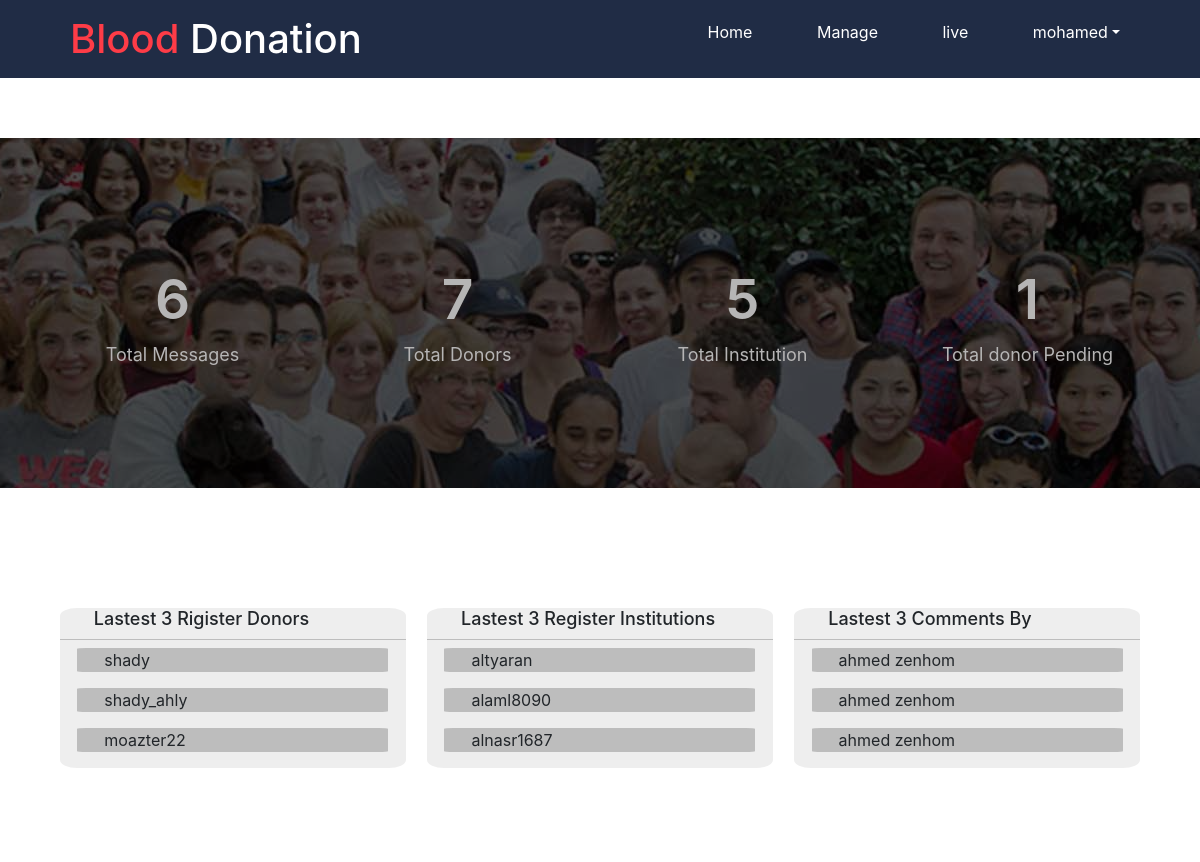
/blood/admin/home_admin.php (signed in), run on the app's committed database.
### tables this page shows
CREATE TABLE `donor` (
  `d_ID` int(11) NOT NULL,
  `username` varchar(255) NOT NULL,
  `password` varchar(255) NOT NULL,
  `fullname` varchar(255) DEFAULT NULL,
  `email` varchar(255) NOT NULL,
  `creation` date NOT NULL,
  `gender` char(2) DEFAULT NULL,
  `age` int(2) DEFAULT NULL,
  `phone` varchar(11) NOT NULL,
  `telephone` varchar(11) NOT NULL,
  `address` varchar(255) DEFAULT NULL,
  `city_ID` int(11) NOT NULL,
  `blood_ID` int(11) NOT NULL,
  `reg_Type` int(11) NOT NULL DEFAULT '0',
  `group_ID` int(11) NOT NULL DEFAULT '0'
);

CREATE TABLE `medical_institution` (
  `m_ID` int(11) NOT NULL,
  `name` varchar(255) NOT NULL,
  `address` varchar(255) DEFAULT NULL,
  `hotline` varchar(255) NOT NULL,
  `account_name` varchar(255) NOT NULL,
  `account_pass` varchar(255) NOT NULL,
  `email` varchar(255) NOT NULL,
  `creation` date NOT NULL,
  `city_ID` int(11) NOT NULL,
  `reg_Type` int(11) NOT NULL DEFAULT '0'
);

CREATE TABLE `message` (
  `ID` int(11) NOT NULL,
  `name` varchar(255) NOT NULL,
  `email` varchar(255) NOT NULL,
  `phone` varchar(11) NOT NULL,
  `message` text NOT NULL,
  `creation` date NOT NULL,
  `reg_type` int(11) NOT NULL DEFAULT '0'
);

### blood/admin/include/function/func.php (called while the page is built, shortened)
<?php
function countItem($column,$table){
    global $con;
    $stmt = $con->prepare("SELECT COUNT($column) FROM $table");
    $stmt->execute();
    return $stmt->fetchcolumn();
}
function countItem_cond($column,$table,$column2,$value){
    global $con;
    $stmt = $con->prepare("SELECT COUNT($column) FROM $table WHERE $column2=$value");
    $stmt->execute();
    return $stmt->fetchcolumn();
}
function latest($column,$table,$order,$limit=3){
    global $con;
    $stmt =$con->prepare("SELECT $column  FROM $table ORDER BY($order) DESC LIMIT $limit ");
    $stmt->execute();
    $row = $stmt->fetchall();
    return $row;
}
?>

### blood/admin/home_admin.php (the view, shortened to what this page needs)
<?php
include 'init.php';
if(isset($_SESSION['username'])){
?>
    <section class="statistics text-center exp">
        <div class="data">
            <div class="container">
                <div class="row">
                    <div class="col-md-3 col-sm-6">
                        <div class="stats wow pulse" data-wow-duration="1.5s" data-wow-delay=".5s">
                            <i class="fa fa-envelope  fa-5x"></i>
                            <p><?php echo countItem('ID','message'); ?></p>
                            <span>Total Messages</span>
                        </div>
                    </div>
                    <div class="col-md-3 col-sm-6">
                        <div class="stats wow pulse" data-wow-duration="1.5s" data-wow-delay="1.0s">
                            <i class="fa fa-users  fa-5x"></i>
                            <p><?php echo countItem('d_ID','donor'); ?></p>
                            <span>Total Donors</span>
                        </div>
                    </div>
                    <div class="col-md-3 col-sm-6">
                        <div class="stats wow pulse" data-wow-duration="1.5s" data-wow-delay="1.5s">
                            <i class="fa fa-h-square      fa-5x"></i>
                            <p><?php echo countItem('m_ID','medical_institution'); ?></p>
                            <span>Total Institution</span>
                        </div>
                    </div>
                    <div class="col-md-3 col-sm-6">
                        <div class="stats wow pulse" data-wow-duration="1.5s" data-wow-delay="2.0s">
                            <i class="fa fa-pause  fa-5x"></i>
                            <p><?php echo countItem_cond('d_ID','donor','reg_Type',0); ?></p>
                            <span>Total donor Pending</span>
                        </div>
                    </div>
                </div>
            </div>
        </div>
    </section>
    <div class="statistics2">
        <div class="parent10">
            <div class="div1-stat">
                <h3 class="stat2-h"><i class="fa fa-user" aria-hidden="true"></i>  Lastest 3 Rigister Donors</h3>
                <?php
                $row = latest('username','donor','d_ID',3);
                foreach ($row as $rows) {
                ?>
                <div class="stat-content">
                    <p class="stat-p"><i class="fa fa-chevron-right"></i>
                        <?php echo $rows['username'];?>
                    </p>
                </div>
                <?php } ?>
            </div>
            <div class="div2-stat">
                <h3 class="stat2-h"><i class="fa fa-shopping-cart" aria-hidden="true"></i>  Lastest 3 Register Institutions</h3>
                <?php
                $row = latest('account_name','medical_institution','m_ID',3);
                foreach ($row as $rows) {
                ?>
                <div class="stat-content">
                    <p class="stat-p"><i class="fa fa-chevron-right"></i>
                        <?php echo $rows['account_name'];?>
                    </p>
                </div>
                <?php } ?>
            </div>
            <div class="div3-stat">
                <h3 class="stat2-h"><i class="fa fa-envelope" aria-hidden="true"></i>  Lastest 3 Comments By</h3>
                <?php
                $row = latest('name','message','ID',3);
                foreach ($row as $rows) {
                ?>
                <div class="stat-content">
                    <p class="stat-p"><i class="fa fa-chevron-right"></i>
                        <?php echo $rows['name'];?>
                    </p>
                </div>
                <?php } ?>
            </div>
        </div>
    </div>
    <a id="scroll-top" href="#top">
        <i class="fa fa-chevron-up fa-2x"></i>
    </a>
 <?php
include $temp_path.'footer.php';
    }
else{
    header('Location:../index.php');
}
?>

### blood/admin/layout/css/admin.css (style rules this page uses)
.statistics { background: url(../img/counter_bg.jpg) no-repeat center center fixed; min-height: 300px; }
.statistics .data { background-color: rgba(2, 2, 2, .7); color: #B6B5B5; min-height: 300px; padding-top: 40px; padding-bottom: 70px; }
.statistics .stats { margin-bottom: 50px; }
.statistics p { font-size: 55px; font-weight: 600; margin-bottom: 0; }
.statistics span { font-size: 18px; }
.exp { margin: 5% 0; }
.statistics2 { padding: 5%; }
.div1-stat { float: left; width: 32%; margin-right: 2%; background-color: #eee; border-radius: 5%; }
.div2-stat { float: left; width: 32%; margin-right: 2%; background-color: #eee; border-radius: 5%; }
.div3-stat { float: left; width: 32%; background-color: #eee; border-radius: 5%; }
.stat2-h { padding-left: 15px; border-bottom: 1px solid #bdbdbd; padding-bottom: 10px; font-size: 18px; }
.stat-content { width: 90%; background-color:#bdbdbd; border-radius: 3%; margin-left: 5%; padding: 0px 10px; }

### data on the page
donor: username "shady"
donor: username "shady_ahly"
donor: username "moazter22"
medical_institution: account_name "altyaran"
medical_institution: account_name "alaml8090"
medical_institution: account_name "alnasr1687"
message: name "ahmed zenhom"
message: name "ahmed zenhom"
message: name "ahmed zenhom"

### other printed values
$_SESSION['username'] "mohamed"
countItem('ID','message') "6"
countItem('d_ID','donor') "7"
countItem('m_ID','medical_institution') "5"
countItem_cond('d_ID','donor','reg_Type',0) "1"
